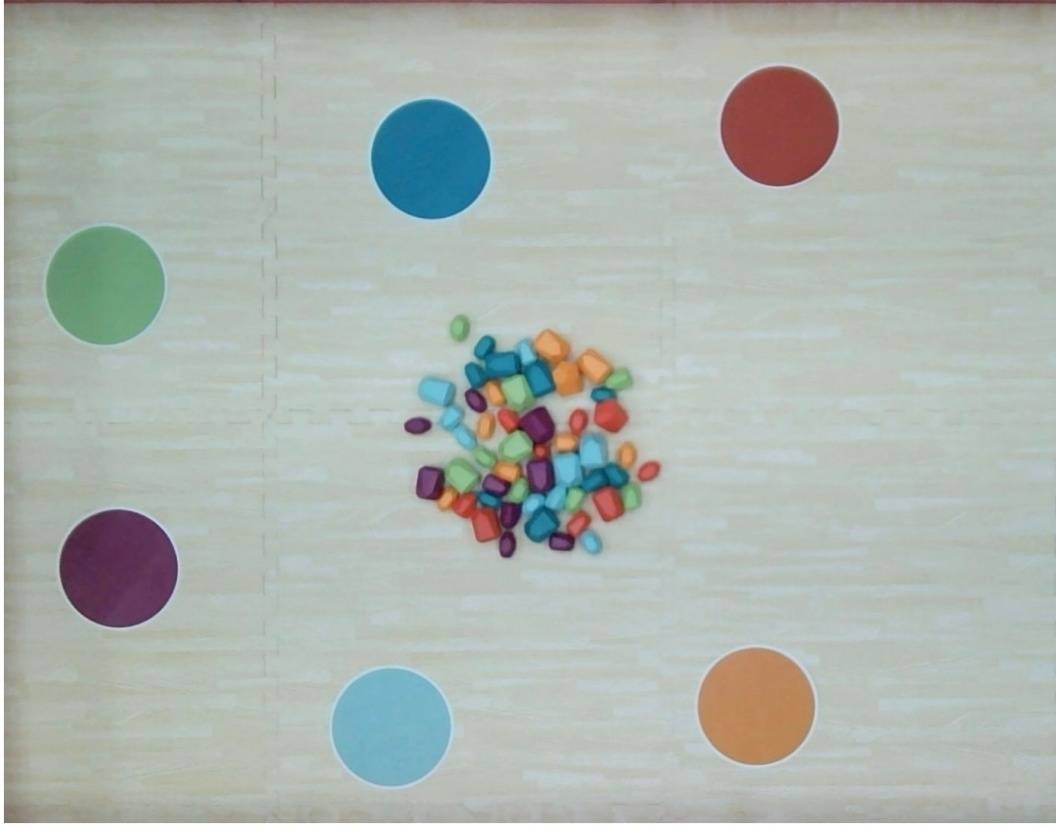
#> input picture test-image/field_with_drop_zone.jpg, 1056 x 826 px
$ python -i obstacles_detector.py   (imports and definitions only)
#> lines starting #> are read from the running program, lines starting #| are printed output that depends on the picture; after the words box and inside, x2 and y2 are one past the last pixel; in counts of white or black regions, pixels touching at a corner belong together
#> further down, picture is the input picture: shape (826, 1056, 3); mean B, G, R 174.6, 180.3, 172.8
# ========== OBSTACLES DETECTOR ==========

import cv2
import numpy as np

def detect_dynamic_obstacles(image: cv2.typing.MatLike, robot_corners=None, robot_radius_px: int = 25):
#> called with robot_radius_px = 25
    h, w = image.shape[:2]
#> h = 826; w = 1056
    total_image_area = h * w
#> total_image_area = 872256

    # 1.convert to grayscale to detect lines regardless of color
    gray = cv2.cvtColor(image, cv2.COLOR_BGR2GRAY)
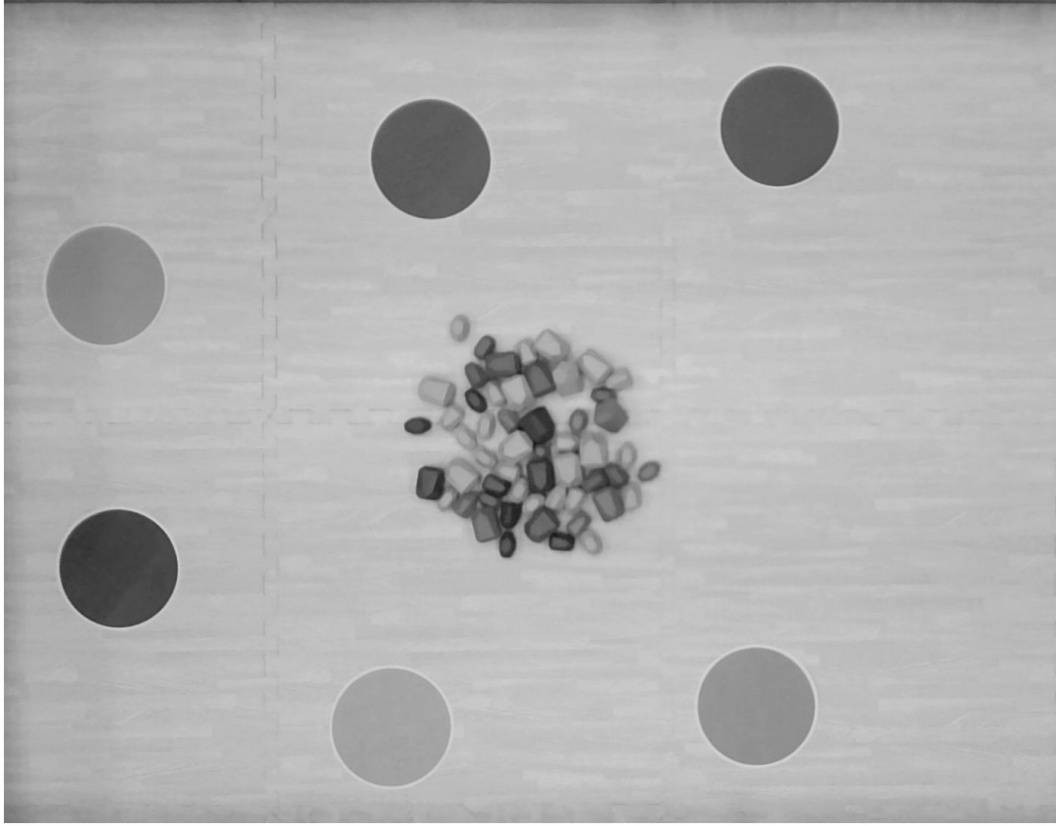
#> gray: shape (826, 1056); min 22, max 255, mean 177.4
    blurred = cv2.GaussianBlur(gray, (5, 5), 0)

    # 2.sample floor brightness from corners to avoid gems
    corner_samples = np.concatenate([
        blurred[10:int(h * 0.2), 10:int(w * 0.2)].flatten(),
        blurred[10:int(h * 0.2), int(w * 0.8):-10].flatten(),
        blurred[int(h * 0.8):-10, 10:int(w * 0.2)].flatten()
    ])
    floor_val = np.median(corner_samples)
#> floor_val = 179

    # 3.extract obstacle lines that deviate significantly from floor brightness
    diff = cv2.absdiff(blurred, int(floor_val))
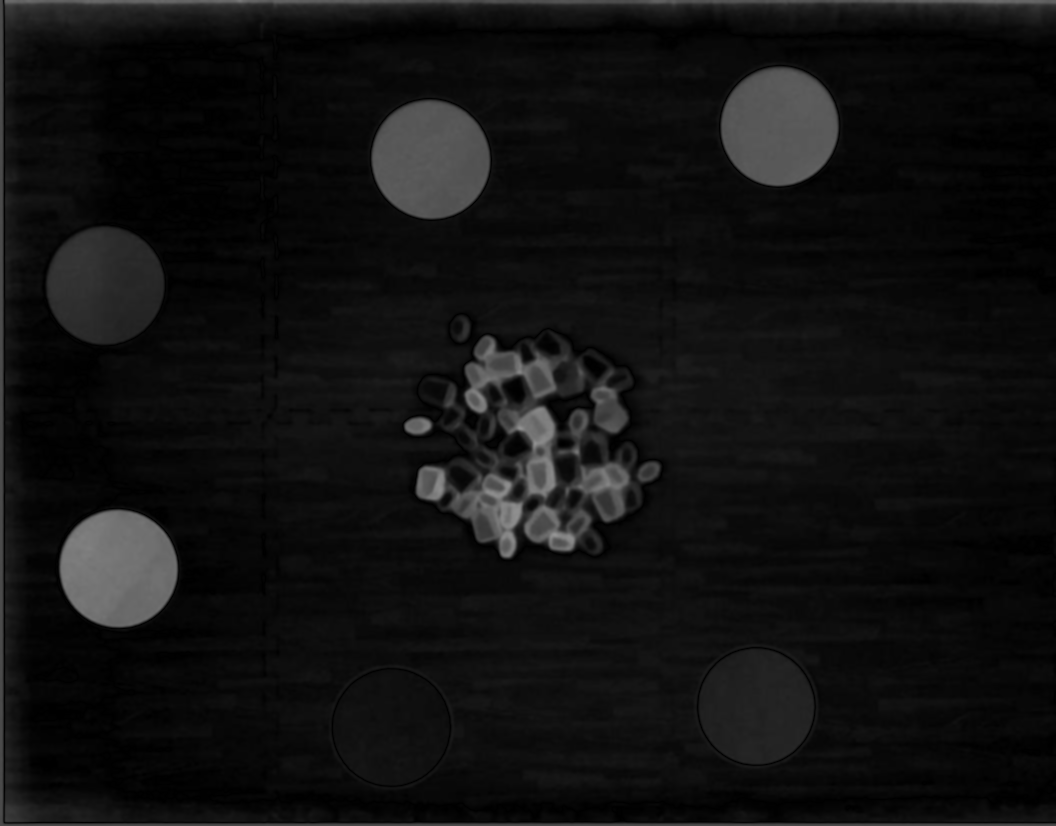
#> diff: shape (826, 1056); min 0, max 148, mean 17
    _, raw_diff_mask = cv2.threshold(diff, 28, 255, cv2.THRESH_BINARY)
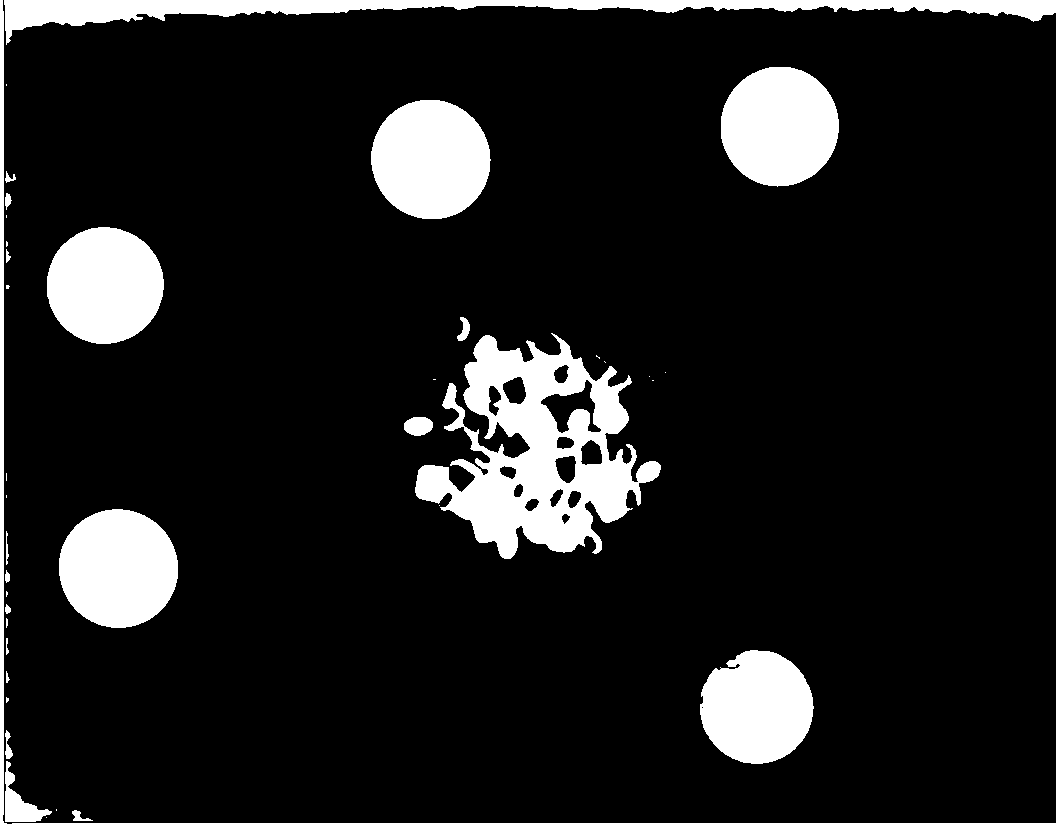
#> raw_diff_mask: shape (826, 1056); 11.7% white; 39 white regions (18 under 20 px)

    # 4.mask out aruco marker so it is not treated as an obstacle
    if robot_corners is not None:
        pts = np.int32(robot_corners)
        cv2.fillPoly(raw_diff_mask, [pts], 0)

    # 5.filter contours: separate lines from full-field boundary and compact objects
    contours, _ = cv2.findContours(raw_diff_mask, cv2.RETR_TREE, cv2.CHAIN_APPROX_SIMPLE)
#> contours = 53 contours, 21 with area under 20; largest, box (x1, y1, x2, y2) and area: (415, 333, 661, 559) 29024, (4, 0, 1056, 45) 12084, (371, 100, 491, 219) 11056, (59, 509, 178, 628) 10989, (721, 67, 839, 187) 10975
    clean_wall_mask = np.zeros((h, w), dtype=np.uint8)

    for cnt in contours:
        area = cv2.contourArea(cnt)
        if area < 100:
            continue

        # if contour covers almost the entire field, it is the outer boundary perimeter
        if area > 0.4 * total_image_area:
            cv2.drawContours(clean_wall_mask, [cnt], -1, 255, thickness=6)
            continue

        M = cv2.moments(cnt)
        if M["m00"] > 0:
            mcx = int(M["m10"] / M["m00"])
            mcy = int(M["m01"] / M["m00"])
            # if contour centroid is in the center gem area, skip it completely
            if (0.30 * w < mcx < 0.70 * w) and (0.30 * h < mcy < 0.70 * h):
                continue

        perimeter = cv2.arcLength(cnt, True)
        if perimeter == 0:
            continue

        circularity = 4 * np.pi * (area / (perimeter * perimeter))
        x, y, bw, bh = cv2.boundingRect(cnt)
        aspect_ratio = max(bw, bh) / (min(bw, bh) + 1e-5)

        # wall lines have low circularity or high aspect ratio
        if circularity < 0.28 or aspect_ratio > 2.5:
            cv2.drawContours(clean_wall_mask, [cnt], -1, 255, thickness=-1)
#> this loop made 53 passes
#> (area, mcx, mcy, perimeter, circularity, x, y, bw) on passes 4, 8, 16, 45, 49, 51, 52, 53: (957.5, 19, 804, 208.5, 0.277, 5, 761, 47), (9789, 756, 707, 416.5, 0.709, 700, 650, 114), (10989, 117, 568, 392.3, 0.897, 59, 509, 119), (10565.5, 104, 284, 384.9, 0.896, 47, 227, 117), (11055.5, 430, 159, 393.7, 0.896, 371, 100, 120), (10975, 779, 126, 391.2, 0.901, 721, 67, 118), (12084.5, 452, 7, 2307.9, 0.0285, 4, 0, 1052), (4558, 244, 602, 3760.5, 0.00405, 0, 0, 1056)
#> (area, mcx, mcy) on passes 20, 27, 29, 30, 31, 32: (404, 417, 425), (29024, 539, 450), (129, 531, 504), (178.5, 573, 498), (145.5, 555, 497), (106, 518, 490)
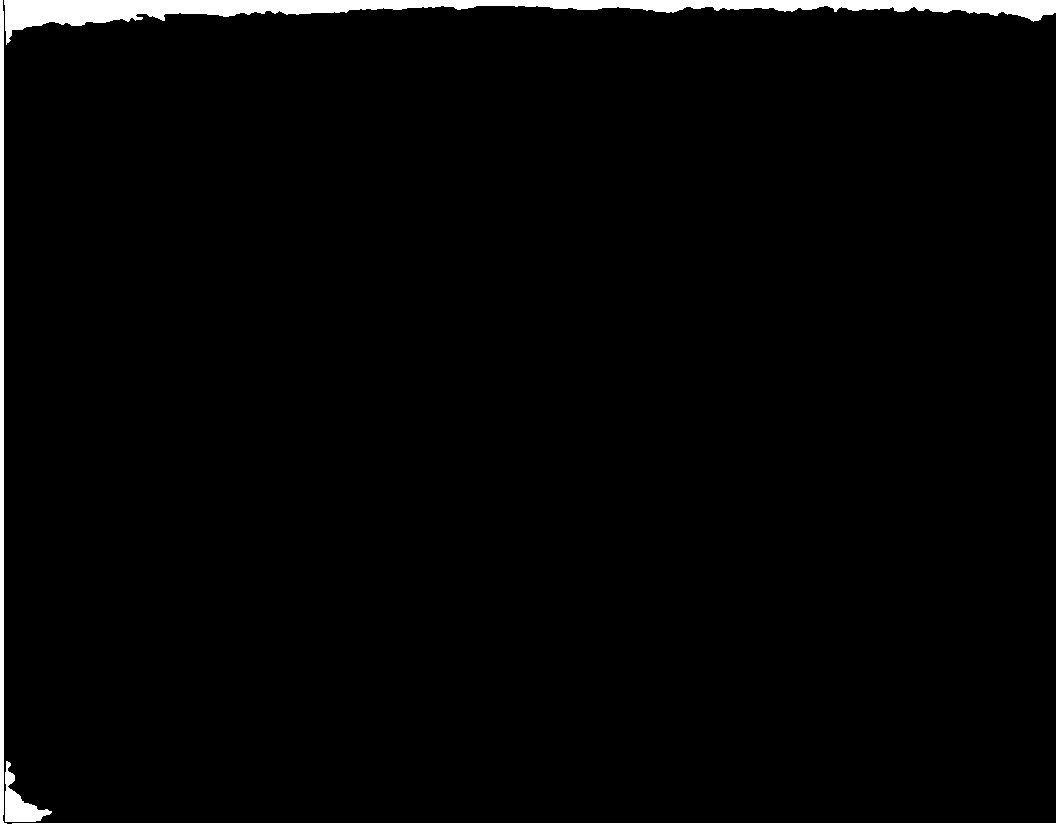
#> clean_wall_mask: shape (826, 1056); 2.4% white; 3 white regions, box (x1, y1, x2, y2) and area: (4, 0, 1056, 45) 13185, (0, 0, 1056, 826) 6438, (5, 761, 52, 822) 1053

    # 6.close tiny gaps along lines
    kernel_close = cv2.getStructuringElement(cv2.MORPH_RECT, (5, 5))
#> kernel_close = [[1, 1, 1, 1, 1], [1, 1, 1, 1, 1], [1, 1, 1, 1, 1], [1, 1, 1, 1, 1], [1, 1, 1, 1, 1]]
    clean_wall_mask = cv2.morphologyEx(clean_wall_mask, cv2.MORPH_CLOSE, kernel_close)
#> clean_wall_mask: shape (826, 1056); 2.4% white; 1 white region, box (x1, y1, x2, y2) and area: (0, 0, 1056, 826) 21000

    # 7.inflate obstacle boundaries for safe clearance
    kernel_size = int(robot_radius_px * 2)
    kernel_inflate = cv2.getStructuringElement(cv2.MORPH_ELLIPSE, (kernel_size, kernel_size))
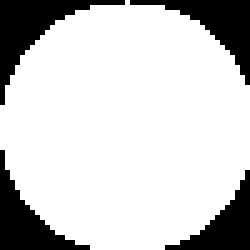
#> kernel_inflate: shape (50, 50) (shown 5 times larger); values 0 (black) and 1 (white), 79.8% white; 4 black regions, box (x1, y1, x2, y2) and area: (0, 0, 25, 21) 149, (26, 0, 50, 17) 128, (0, 30, 18, 50) 124, (33, 34, 50, 50) 104
    inflated_wall_mask = cv2.dilate(clean_wall_mask, kernel_inflate)
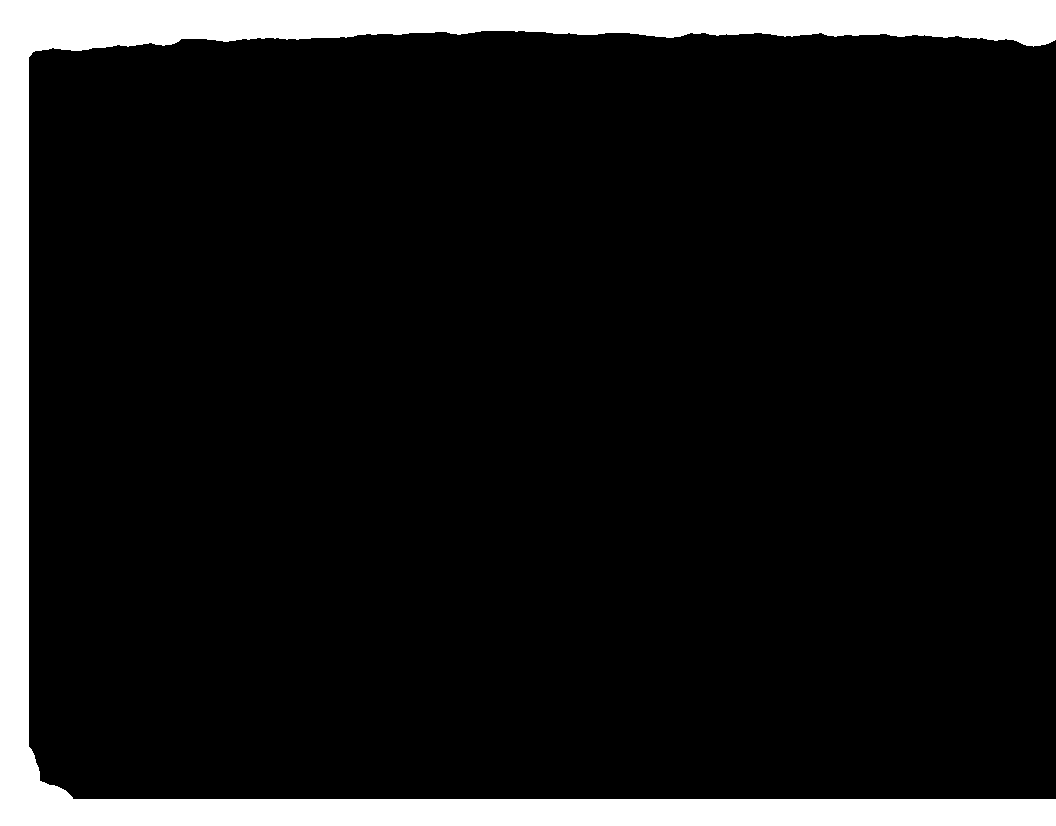
#> inflated_wall_mask: shape (826, 1056); 10.5% white; 1 white region, box (x1, y1, x2, y2) and area: (0, 0, 1056, 826) 91314

    return clean_wall_mask, inflated_wall_mask

def build_dynamic_grid(static_walls: np.ndarray, active_gems: dict, target_gem_pos: tuple = None, robot_radius_px: int = 16):
    # inflate only static walls for physical boundary safety
    kernel_size = int(robot_radius_px * 2)
    kernel_inflate = cv2.getStructuringElement(cv2.MORPH_ELLIPSE, (kernel_size, kernel_size))
    inflated_grid = cv2.dilate(static_walls, kernel_inflate)
    return inflated_grid

# ========================================

>>> import cv2
>>> picture = cv2.imread('../test-image/field_with_drop_zone.jpg')
>>> result = detect_dynamic_obstacles(picture)

$ run again, on test-image/field.png
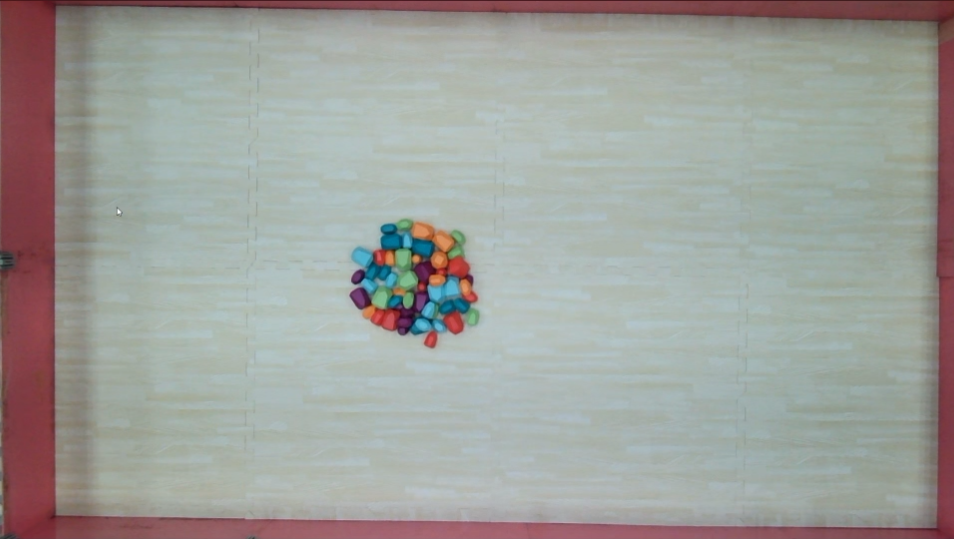
#> input picture test-image/field.png, 954 x 539 px
#> picture is the input picture: shape (539, 954, 3); mean B, G, R 155.1, 159.4, 158.4
#> floor_val = 146
#> in detect_dynamic_obstacles, `_, raw_diff_mask = cv2.threshold(diff, 28, 255, cv2.THRESH_BINARY)`:
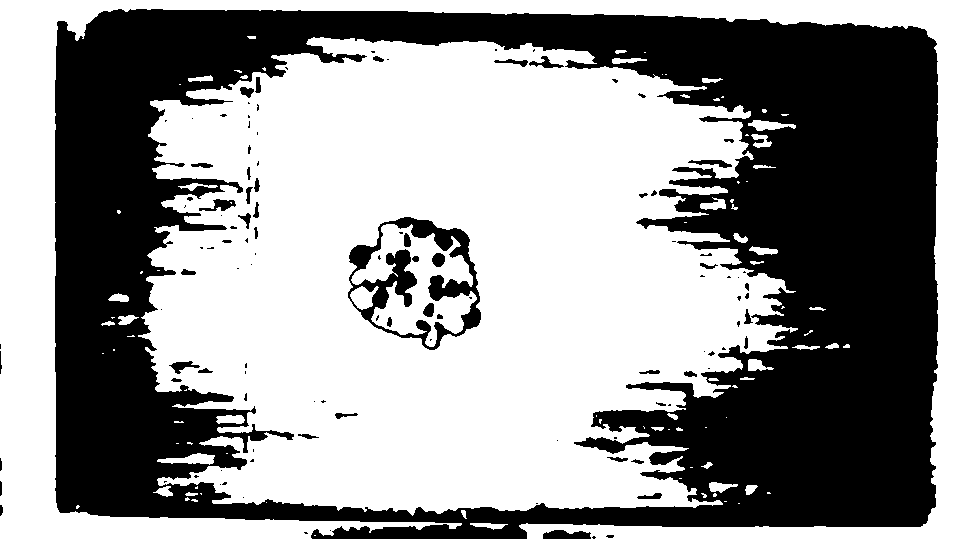
#> raw_diff_mask: shape (539, 954); 57.7% white; 115 black regions (65 under 20 px)
#> contours = 203 contours, 117 with area under 20; largest, box (x1, y1, x2, y2) and area: (138, 37, 798, 516) 233172, (0, 0, 954, 539) 62570, (347, 216, 482, 351) 13090, (351, 224, 477, 347) 6679, (350, 286, 379, 310) 372
#> the loop in detect_dynamic_obstacles, `for cnt in contours:` made 203 passes
#> (area, mcx, mcy, perimeter, circularity, x, y, bw) on passes 2, 18, 23, 35, 41, 51, 54, 58: (109.5, 488, 525, 79.56, 0.217, 470, 523, 38), (152.5, 719, 486, 70.04, 0.391, 709, 482, 29), (331.5, 191, 459, 130.5, 0.245, 157, 453, 58), (178.5, 230, 418, 70.04, 0.457, 216, 415, 29), (156.5, 756, 364, 70.04, 0.401, 748, 359, 26), (102.5, 126, 319, 56.87, 0.398, 118, 315, 21), (106.5, 118, 297, 48.38, 0.572, 108, 293, 21), (128.5, 763, 250, 65.21, 0.38, 749, 246, 29)
#> kernel_close = [[1, 1, 1, 1, 1], [1, 1, 1, 1, 1], [1, 1, 1, 1, 1], [1, 1, 1, 1, 1], [1, 1, 1, 1, 1]]
#> kernel_inflate: shape (50, 50); values 0 (black) and 1 (white), 79.8% white; 4 black regions, box (x1, y1, x2, y2) and area: (0, 0, 25, 21) 149, (26, 0, 50, 17) 128, (0, 30, 18, 50) 124, (33, 34, 50, 50) 104
#> in detect_dynamic_obstacles, `inflated_wall_mask = cv2.dilate(clean_wall_mask, kernel_inflate)`:
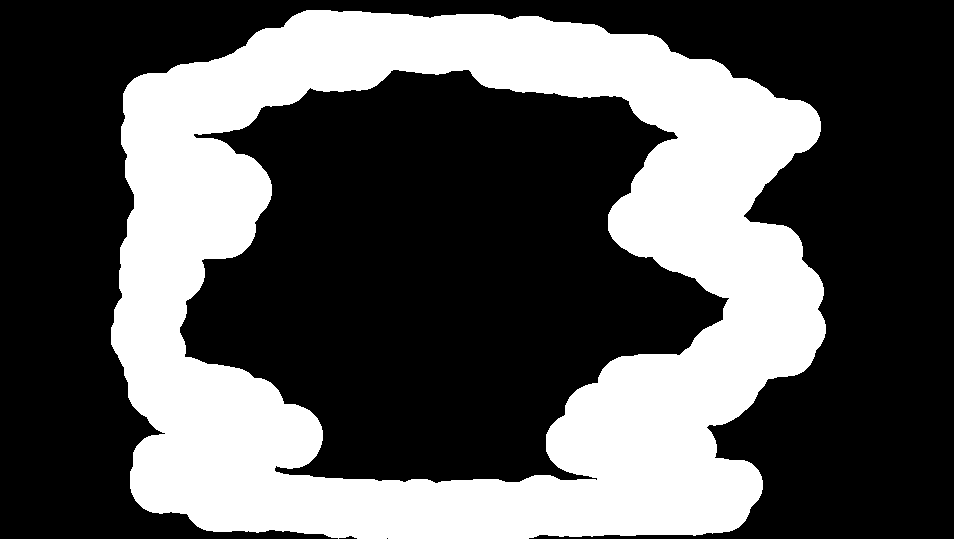
#> inflated_wall_mask: shape (539, 954); 34.3% white; 1 white region, box (x1, y1, x2, y2) and area: (111, 10, 826, 539) 176527
